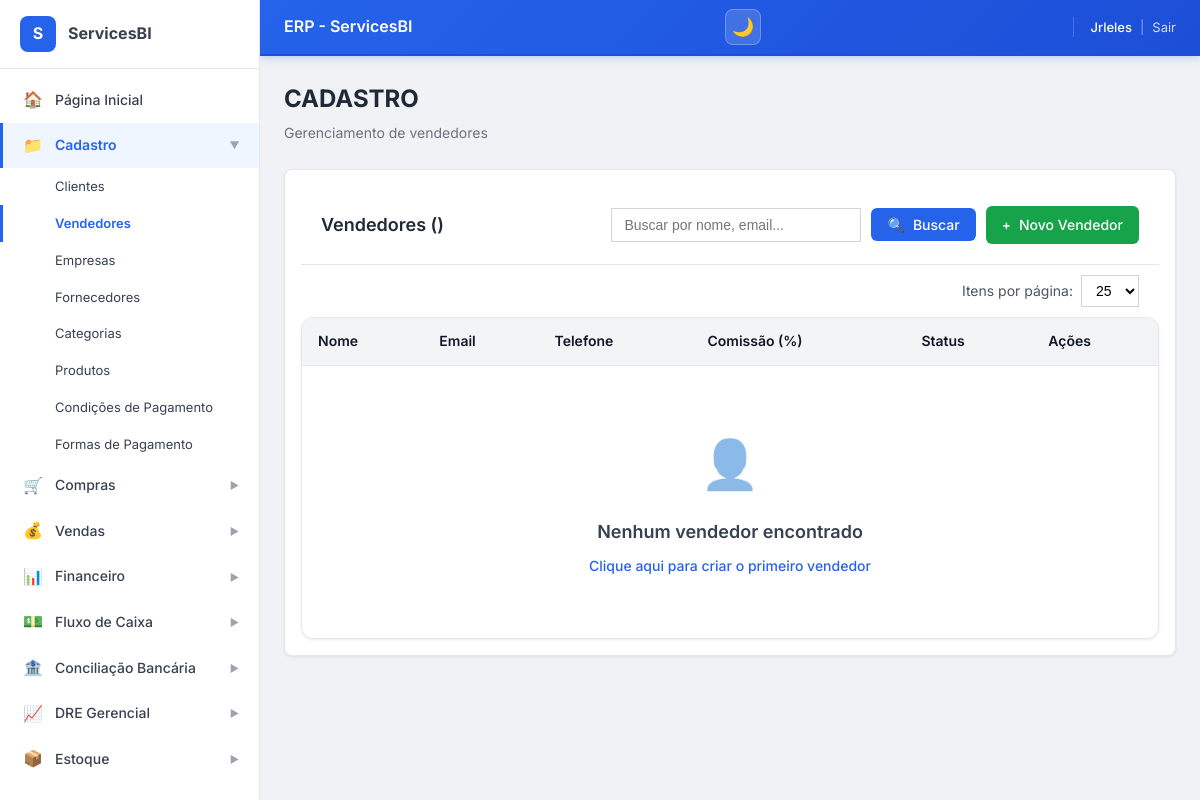
The app's page /cadastro/vendedores/ (signed in), older data.
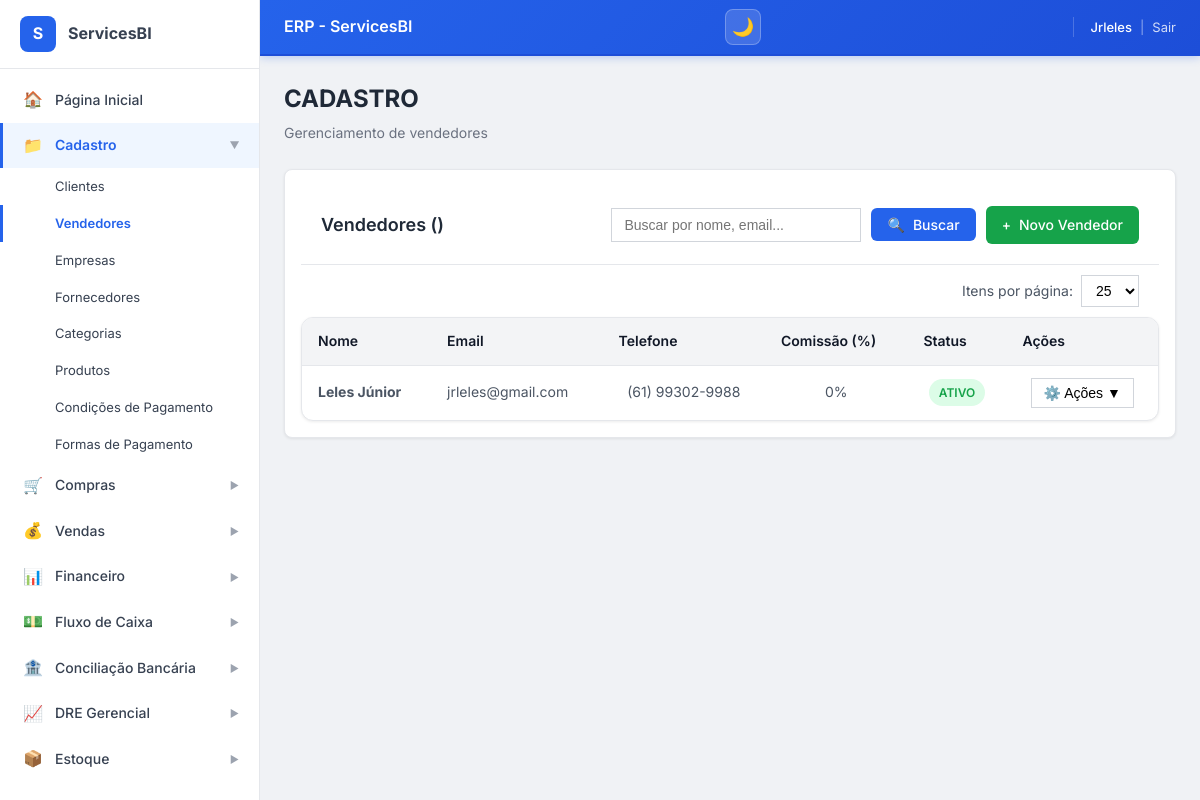
The same page, newer data.
### ERP_ServicesBI/models.py (models this page shows, shortened)
class Vendedor(models.Model):
    usuario = models.OneToOneField(
        User,
        on_delete=models.PROTECT,
        related_name='vendedor_profile',
        verbose_name='Usuário do Sistema',
        null=True,
        blank=True
    )
    nome = models.CharField(max_length=255, verbose_name='Nome')
    email = models.EmailField(blank=True, null=True, verbose_name='E-mail')
    telefone = models.CharField(max_length=20, blank=True, null=True, verbose_name='Telefone')
    percentual_comissao = models.DecimalField(
        max_digits=5,
        decimal_places=2,
        default=0,
        verbose_name='% Comissão'
    )
    meta_vendas = models.DecimalField(
        max_digits=12,
        decimal_places=2,
        default=0,
        verbose_name='Meta de Vendas'
    )
    ativo = models.BooleanField(default=True, verbose_name='Ativo')
    observacoes = models.TextField(blank=True, verbose_name='Observações')
    criado_em = models.DateTimeField(auto_now_add=True)
    class Meta:
        verbose_name = 'Vendedor'
        verbose_name_plural = 'Vendedores'
        ordering = ['nome']

### ERP_ServicesBI/views.py (the view)
# urls.py: path('cadastro/vendedores/', views.vendedor_list, name='vendedor_list'),
@login_required
def vendedor_list(request):
    vendedores = Vendedor.objects.all().order_by('-id')
    context = {'vendedores': vendedores}
    return render(request, 'cadastro/vendedor_list.html', context)

### ERP_ServicesBI/templatetags/custom_filters.py (called while the page is built)
@register.filter(name='format_telefone')
def format_telefone(value):
    if not value:
        return '-'
    value = ''.join(filter(str.isdigit, str(value)))
    if len(value) == 10:
        return f'({value[:2]}) {value[2:6]}-{value[6:]}'
    elif len(value) == 11:
        return f'({value[:2]}) {value[2:7]}-{value[7:]}'
    else:
        return value if value else '-'

### ERP_ServicesBI/templates/cadastro/vendedor_list.html (shortened to what this page needs)
{% extends 'base.html' %}
{% load custom_filters %}
{% block content %}
<div class="erp-page-header">
    <h2 class="erp-page-header__title">CADASTRO</h2>
    <p class="erp-page-header__subtitle">Gerenciamento de vendedores</p>
</div>
<div class="erp-card erp-mb-4">
    <div class="erp-filters">
        <h3 class="erp-filters__title">Vendedores ({{ total }})</h3>
        <form method="get" class="erp-filters__form" id="filterForm">
            <input
                type="text"
                name="search"
                class="erp-filters__input"
                placeholder="Buscar por nome, email..."
                value="{{ search|default:'' }}"
            >
            <button type="submit" class="erp-btn erp-btn--primary">
                <span>🔍</span> Buscar
            </button>
            <a href="{% url 'ERP_ServicesBI:vendedor_add' %}" class="erp-btn erp-btn--success">
                <span>+</span> Novo Vendedor
            </a>
        </form>
    </div>
    <div class="erp-per-page">
        <form method="get" class="erp-per-page__form">
            <label for="perPageSelectTop">Itens por página:</label>
            <select name="per_page" id="perPageSelectTop" class="erp-per-page__select" onchange="this.form.submit()">
                <option value="25" {% if per_page == 25 %}selected{% endif %}>25</option>
            </select>
        </form>
    </div>
    <div class="erp-table-container">
        <table class="erp-table">
            <thead>
                <tr>
                    <th class="erp-text-left">Nome</th>
                    <th class="erp-text-left">Email</th>
                    <th class="erp-text-center">Telefone</th>
                    <th class="erp-text-center">Comissão (%)</th>
                    <th class="erp-text-center">Status</th>
                    <th class="erp-text-center">Ações</th>
                </tr>
            </thead>
            <tbody>
                {% for vendedor in vendedores %}
                <tr>
                    <td class="erp-text-left"><strong>{{ vendedor.nome }}</strong></td>
                    <td class="erp-text-left">{{ vendedor.email|default:"-" }}</td>
                    <td class="erp-text-center">{{ vendedor.telefone|format_telefone|default:"-" }}</td>
                    <td class="erp-text-center">{{ vendedor.comissao_padrao|default:"0" }}%</td>
                    <td class="erp-text-center">
                        <span class="erp-status erp-status--{% if vendedor.ativo %}ativo{% else %}inativo{% endif %}">
                            {% if vendedor.ativo %}Ativo{% else %}Inativo{% endif %}
                        </span>
                    </td>
                    <td class="erp-text-center">
                        <div class="erp-actions">
                            <button class="erp-actions__btn" type="button">
                                ⚙️ Ações ▼
                            </button>
                        </div>
                    </td>
                </tr>
                {% empty %}
                <tr>
                    <td colspan="6">
                        <div class="erp-empty">
                            <div class="erp-empty__icon">👤</div>
                            <div class="erp-empty__title">Nenhum vendedor encontrado</div>
                            {% if search %}
                            <p>Tente ajustar os filtros de busca</p>
                            {% else %}
                            <a href="{% url 'ERP_ServicesBI:vendedor_add' %}" class="erp-empty__link">
                                Clique aqui para criar o primeiro vendedor
                            </a>
                            {% endif %}
                        </div>
                    </td>
                </tr>
                {% endfor %}
            </tbody>
        </table>
    </div>
</div>
{% endblock %}

Row changes from the older to the newer data that the page shows:
added Vendedor: nome "Leles Júnior", email "jrleles@gmail.com", telefone "(61) 99302-9988", comissao_padrao "0", ativo "ATIVO"
Text that changed along with them:
text no longer shown: "👤 Nenhum vendedor encontrado Clique aqui para criar o primeiro vendedor"
